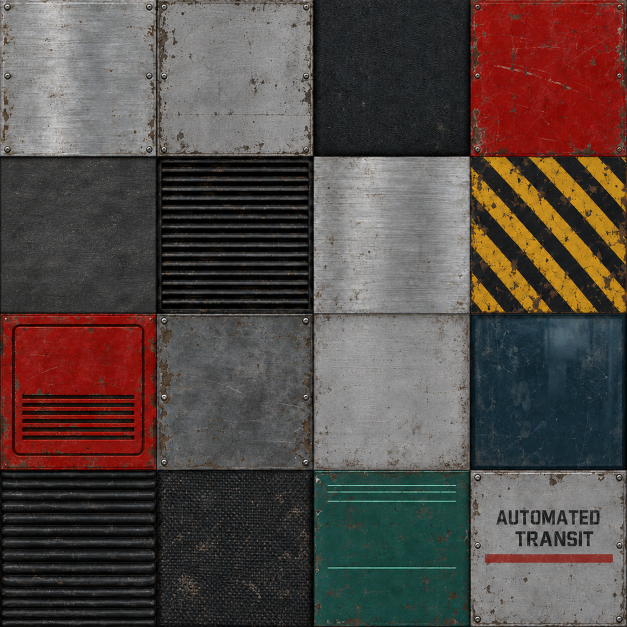
#> input picture ArtSource/SurvivalTrain/TrainAtlas_Albedo_V3.png, 1254 x 1254 px (shown at 1/2 size)
$ python build_textures.py
#> lines starting #> are read from the running program, lines starting #| are printed output that depends on the picture; after the words box and inside, x2 and y2 are one past the last pixel; in counts of white or black regions, pixels touching at a corner belong together
"""Generate packed PBR maps and convert the approved albedo source to runtime JPEG.
Source image is retained outside Assets; a procedural fallback is available.
"""
from pathlib import Path
import numpy as np
from PIL import Image, ImageDraw, ImageFont, ImageFilter

ROOT = Path(__file__).resolve().parents[2]
OUT = ROOT / 'Assets/Game/Art/SurvivalTrain/Textures'
OUT.mkdir(parents=True, exist_ok=True)
SIZE, TILE = 2048, 512
rng = np.random.default_rng(47)
albedo = Image.new('RGB', (SIZE, SIZE))
#> albedo: PIL image 2048x2048 RGB; every value is 0
packed = Image.new('RGBA', (SIZE, SIZE))
#> packed: PIL image 2048x2048 RGBA; every value is 0
height = Image.new('L', (SIZE, SIZE), 128)
#> height: PIL image 2048x2048 L; every value is 128
colors = [(139,143,138),(119,112,96),(32,37,40),(155,29,24),
          (66,72,72),(28,34,37),(159,164,161),(171,132,51),
          (144,29,24),(106,113,113),(220,179,87),(30,62,68),
          (43,49,51),(46,47,43),(39,90,82),(122,128,121)]
for index, color in enumerate(colors):
    yy, xx = np.mgrid[:TILE,:TILE]
    grain = rng.normal(0, 2.4, (TILE,TILE))
    brushed = np.sin(yy*.55)*1.1 + rng.normal(0,1,(TILE,1))
    edge = np.minimum.reduce([xx,yy,TILE-1-xx,TILE-1-yy])
    dark = np.clip((21-edge)/21,0,1)*19
    noise = grain + brushed - dark
    pix = np.clip(np.asarray(color)[None,None,:]+noise[:,:,None],0,255).astype('uint8')
    im = Image.fromarray(pix); d = ImageDraw.Draw(im)
    hi = Image.new('L',(TILE,TILE),128); h = ImageDraw.Draw(hi)
    # Subtle aged paint: restrained stains, scratches, panel creases, bolt heads.
    for _ in range(95):
        x,y = rng.integers(10,TILE-10,2); length = int(rng.integers(2,24))
        shade = tuple(max(0,c-int(rng.integers(7,18))) for c in color)
        d.line((int(x),int(y),int(x+length),int(y-1)),fill=shade,width=1)
    if index in (0,1,3,8,9,15):
        # Multiscale dirt, tarnish and rubbed paint live in texture, not extra polygons.
        dirt=rng.normal(0,1,(32,32)); dirt=Image.fromarray(np.clip(dirt*24+128,0,255).astype('uint8')).resize((TILE,TILE),Image.Resampling.BICUBIC).filter(ImageFilter.GaussianBlur(9))
        cloud=np.asarray(dirt,dtype=np.float32)-128
        arr=np.asarray(im,dtype=np.float32)
        arr+=cloud[:,:,None]*.24
        im=Image.fromarray(np.clip(arr,0,255).astype('uint8'));d=ImageDraw.Draw(im)
        for _ in range(34):
            x=int(rng.choice([rng.integers(4,25),rng.integers(486,508)]));y=int(rng.integers(8,498))
            d.ellipse((x,y,x+int(rng.integers(2,7)),y+int(rng.integers(4,21))),fill=(94,76,53))
        d.rectangle((7,7,504,504),outline=tuple(max(0,c-35) for c in color),width=3)
        d.line((11,12,501,12),fill=tuple(min(255,c+26) for c in color),width=2)
        for x in (18,494):
            for y in (20,252,492):
                d.ellipse((x-4,y-4,x+4,y+4),fill=(35,39,39))
                d.ellipse((x-3,y-3,x+2,y+2),fill=(155,157,148))
                h.ellipse((x-4,y-4,x+4,y+4),fill=200)
    if index == 4:
        # Broad quiet roughness, no sharp normal-map checker sparkle on the deck.
        hi = Image.new('L',(TILE,TILE),128)
    if index in (5,12):
        for y in range(9,512,15):
            d.rectangle((9,y,502,y+6),fill=(13,18,20)); d.line((9,y+7,502,y+7),fill=(78,86,86),width=2)
            h.rectangle((9,y,502,y+6),fill=85)
    if index == 7:
        for x in range(-512,1024,100):
            d.polygon([(x,0),(x+42,0),(x+554,512),(x+512,512)],fill=(34,37,36))
    if index == 8:
        # Door red lower panels: recessed insets, no fake metal in the shot window.
        for x in (25,270):
            d.rounded_rectangle((x,45,x+216,432),radius=13,outline=(66,18,17),width=6)
            d.line((x+7,52,x+207,52),fill=(191,58,43),width=2)
            for y in range(278,398,17):
                d.rectangle((x+16,y,x+195,y+7),fill=(42,27,27))
                h.rectangle((x+16,y,x+195,y+7),fill=90)
    if index == 14:
        for y in (45,72,112,330): d.line((26,y,445,y),fill=(84,187,145),width=3)
    if index == 15:
        font=ImageFont.truetype('C:/Windows/Fonts/arialbd.ttf',54)
        d.text((42,145),'AUTOMATED',font=font,fill=(38,43,43))
        d.text((115,213),'TRANSIT',font=font,fill=(38,43,43))
        d.line((40,298,470,298),fill=(134,42,34),width=15)
    smooth = {0:145,2:50,4:35,5:60,6:185,7:65,9:110,10:160,12:65}.get(index,110)
    metal = {1:95,2:0,3:55,7:30,8:50,10:30,11:0,13:0,14:0}.get(index,175)
    mask = Image.new('RGBA',(TILE,TILE),(metal,0,0,smooth))
    px,py = (index%4)*TILE,(index//4)*TILE
    albedo.paste(im,(px,py)); packed.paste(mask,(px,py)); height.paste(hi,(px,py))
#> this loop made 16 passes
#> pass 1, `cloud=np.asarray(dirt,dtype=np.float32)-128`:
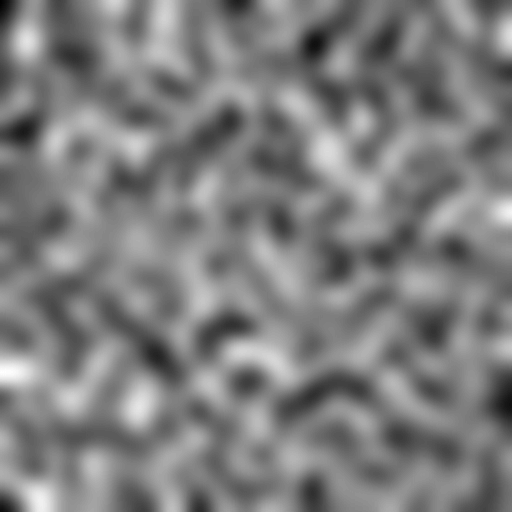
#> cloud: shape (512, 512) float32; min -46, max 43, mean -1.9; drawn with min black and max white
#> after the loop:
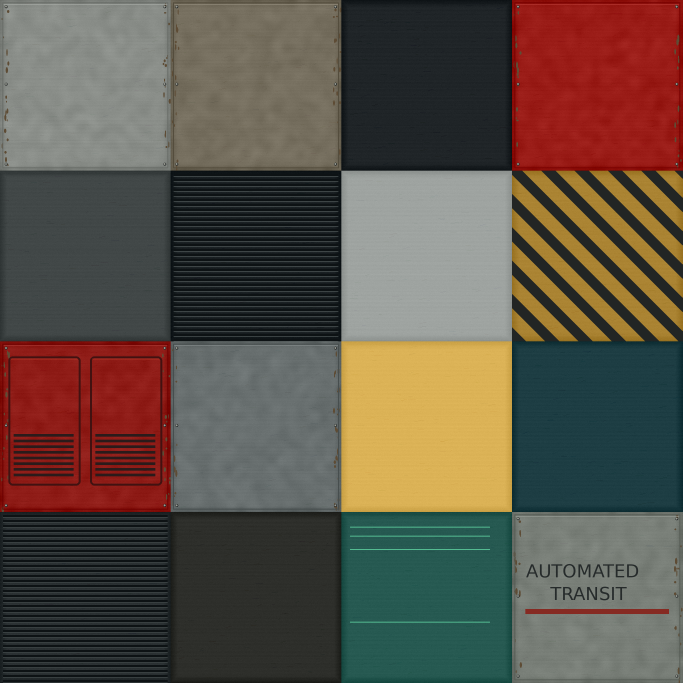
#> albedo: PIL image 2048x2048 RGB (shown at 1/3 size); mean R, G, B 93.6, 83, 71.9
#> after the loop:
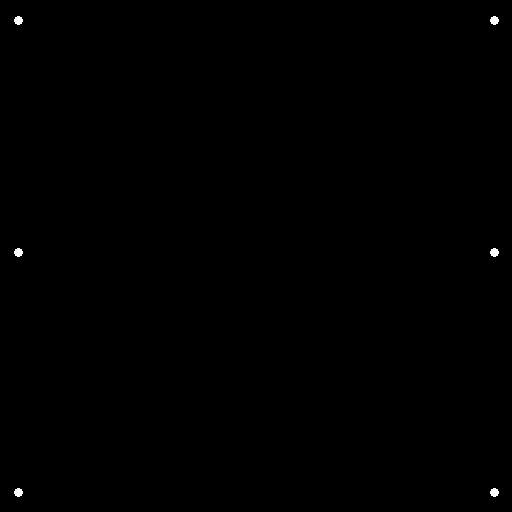
#> hi: PIL image 512x512 L; values 128 (black) and 200 (white), 0.14% white; 6 white regions, box (x1, y1, x2, y2) and area: (14, 16, 23, 25) 61, (490, 16, 499, 25) 61, (14, 248, 23, 257) 61, (490, 248, 499, 257) 61, (14, 488, 23, 497) 61, (490, 488, 499, 497) 61
#> after the loop:
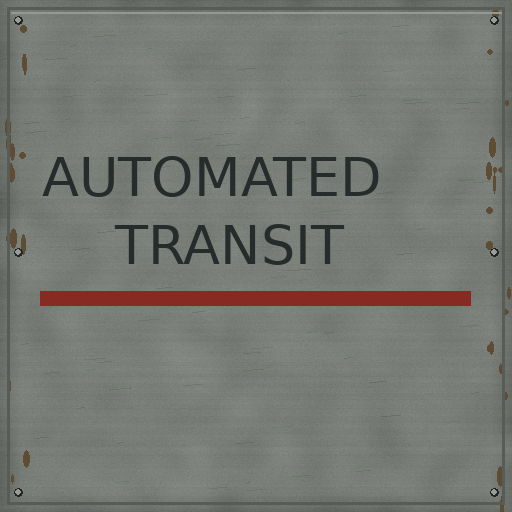
#> im: PIL image 512x512 RGB; mean R, G, B 116.8, 120.3, 113.3
#> after the loop:
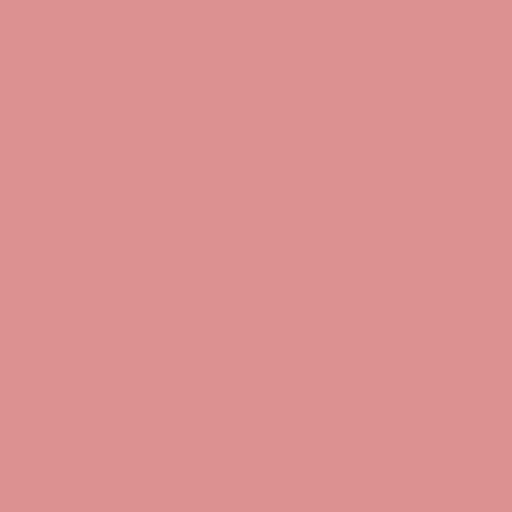
#> mask: PIL image 512x512 RGBA; mean R, G, B, A 175, 0, 0, 110; transparent parts drawn white
#> after the loop:
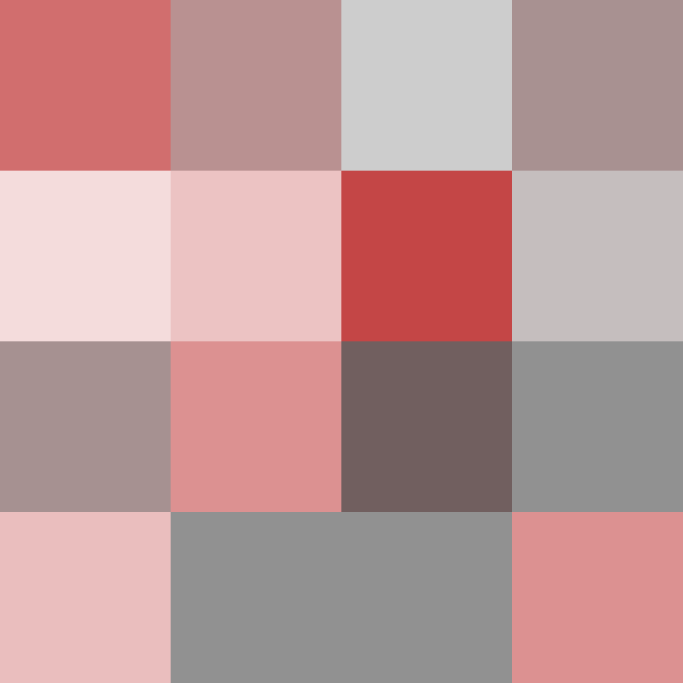
#> packed: PIL image 2048x2048 RGBA (shown at 1/3 size); mean R, G, B, A 92.8, 0, 0, 102.8; transparent parts drawn white

# Tangent-space normal derived from the authored relief; preserve linear channels.
hh=np.asarray(height.filter(ImageFilter.GaussianBlur(.65)),dtype=np.float32)/255
gy,gx=np.gradient(hh); normal=np.dstack((-gx*3,-gy*3,np.ones_like(hh)))
normal/=np.linalg.norm(normal,axis=2,keepdims=True)
normal=np.clip((normal*.5+.5)*255,0,255).astype('uint8')
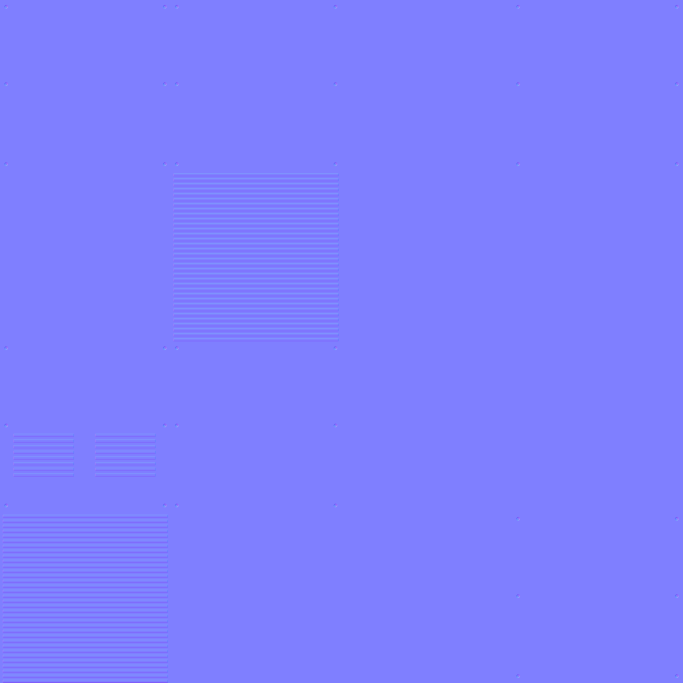
#> normal: shape (2048, 2048, 3) (shown at 1/3 size); mean of channels 0, 1, 2 127, 127, 254.9; drawn as R, G, B
source = ROOT/'ArtSource/SurvivalTrain/TrainAtlas_Albedo_V3.png'
if not source.exists(): source = ROOT/'ArtSource/SurvivalTrain/TrainAtlas_Albedo_V2.png'
if not source.exists(): source = ROOT/'ArtSource/SurvivalTrain/TrainAtlas_Albedo_Source.png'
if source.exists():
    albedo = Image.open(source).convert('RGB')
#> albedo is the input picture: PIL image 1254x1254 RGB; mean R, G, B 84.1, 72.9, 68.8
albedo.save(OUT/'TrainAtlas_Albedo.jpg',quality=93,subsampling=0,optimize=True)
packed.save(OUT/'TrainAtlas_MetalSmooth.png',optimize=True)
Image.fromarray(normal,'RGB').save(OUT/'TrainAtlas_Normal.png',optimize=True)
#> (the run stopped early here; a loop or call above may not have finished)
